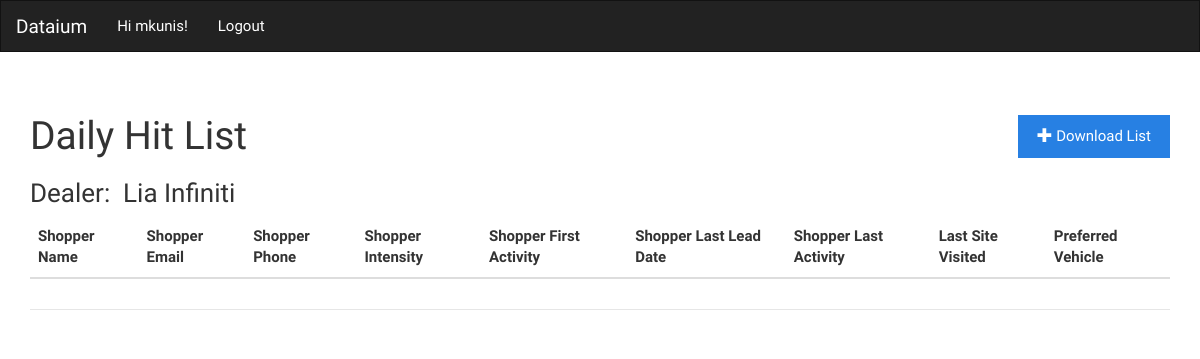
Before: /reports/site/dhl/ (signed in) with the older database file.
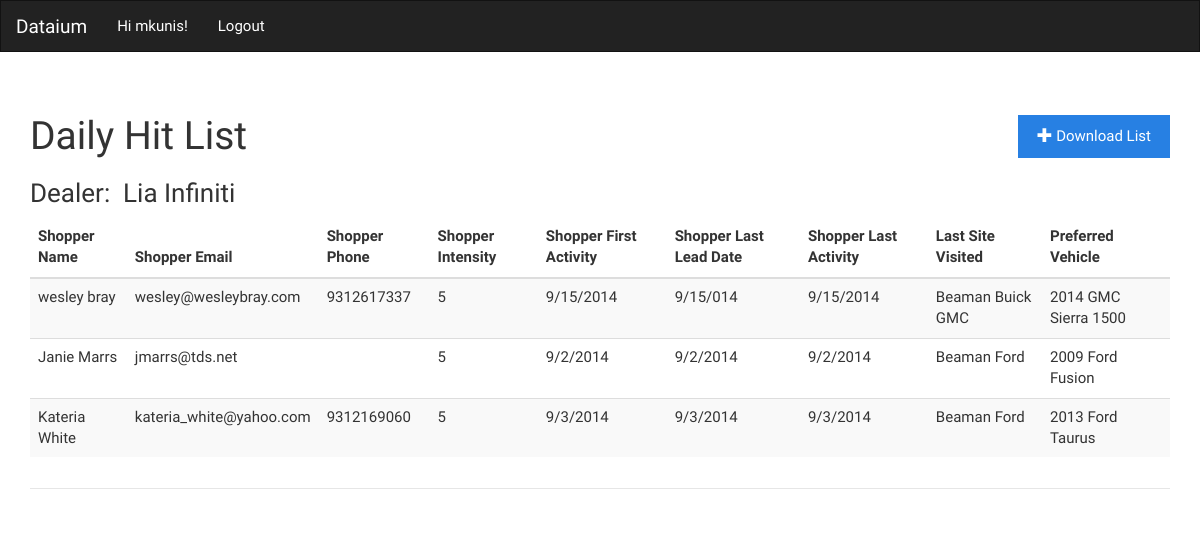
After: the same page with the newer database file.
### reports/models.py (models this page shows, shortened)
class Dealer(models.Model):
   dealername = models.CharField(verbose_name='Dealer Name',max_length=128)
   dealercity = models.CharField(verbose_name='Dealer City',max_length=50)
   dealerstate = models.CharField(verbose_name='Dealer State',max_length=20)
   dealermainwebsite = models.CharField(verbose_name='Dealer Main Site',max_length=50)
   dma = models.ForeignKey(DataiumDMA, related_name='DMA')
   dealerdma = models.CharField(verbose_name='DMA Description',max_length=50)
   dealerlat = models.DecimalField(verbose_name = 'Dealer Latitude',max_digits=10,decimal_places=6,null=True)
   dealerlong = models.DecimalField(verbose_name='Dealer Longitude',max_digits=10,decimal_places=6,null=True)
   dealerinactive = models.CharField(verbose_name='Dealer Inactive',max_length=3,null=True,default='N')
   dealerdeleted = models.CharField(verbose_name='Dealer Deleted',max_length=3,null=True,default='N')
   dealercreatedate = models.DateTimeField(verbose_name='Dealer Created On',auto_now_add=True,null=True)
   dealerupdatedate = models.DateTimeField(verbose_name='Dealer Updated On',auto_now=True,null=True)
   class Meta:
        verbose_name = "Dealer"

class DealerDailyHitList(models.Model):
   dealersite = models.ForeignKey(DealerSite)
   full_name=models.CharField(max_length=100,verbose_name='Shopper Full Name',null=True,blank=True)
   shopper_email=models.CharField(max_length=100,verbose_name='Shopper Email',null=True,blank=True)
   shopper_phone=models.CharField(max_length=20,verbose_name='Shopper Phone',null=True,blank=True)
   shopper_intensity=models.IntegerField(max_length=10,verbose_name='Shopper Intensity',null=True,blank=True)
   shopper_first_activity=models.CharField(max_length=20,verbose_name='Shopper First Activity',null=True,blank=True)
   shopper_last_lead_date=models.CharField(max_length=20,verbose_name='Shopper Last Lead Date',null=True,blank=True)
   shopper_last_activity=models.CharField(max_length=20,verbose_name='Shopper Last Activity Date',null=True,blank=True)
   shopper_last_site = models.CharField(max_length=50,verbose_name='Shopper Last Site Visited',null=True,blank=True)
   shopper_preferred_vehicle = models.CharField(max_length=50,verbose_name='Shopper Preferred Vehicle',null=True,blank=True)
   hitlistinactive = models.CharField(verbose_name='Daily Hit List Inactive',default='N',null=True,max_length=3)
   hitlistdeleted = models.CharField(verbose_name='Daily Hit List Deleted',max_length=3,null=True,default='N')
   hitlistcreatedate = models.DateTimeField(verbose_name='Daily Hit List Created On',auto_now_add=True,null=True)
   hitlistupdatedate = models.DateTimeField(verbose_name='Daily Hit List Updated On',auto_now=True,null=True)
   class Meta:
       verbose_name="Daily Hit List"

### reports/views.py (the view)
@login_required
def user_dhl(request):
    user_id = request.user.id
    try:
        dealeruser = User.objects.get(id=user_id,userprofile__wants_dailyhitlist=True,userprofile__dealer__dealerinactive='N',userprofile__dealer__dealerdeleted='N')
        dhldealer = dealeruser.userprofile.dealer
        dhldealersite = DealerSite.objects.get(dealer = dhldealer)
        dhlleads = DealerDailyHitList.objects.filter(dealersite=dhldealersite)
    except ObjectDoesNotExist:
        print 'User id requested does not exist or is not subscribed to dhl'
        raise Http404
    return render_to_response('userdhl.html',locals(),context_instance=RequestContext(request))

### mothra/templates/userdhl.html
{% extends 'dhlbase.html' %}
{% block dhlleads %}
            {% for row in dhlleads %}
            <tr>
               <td>{{row.full_name}}</td>
               <td>{{row.shopper_email}}</td>
               <td>{{row.shopper_phone}}</td>
               <td>{{row.shopper_intensity}}</td>
               <td>{{row.shopper_first_activity}}</td>
               <td>{{row.shopper_last_lead_date}}</td>
               <td>{{row.shopper_last_activity}}</td>
               <td>{{row.shopper_last_site}}</td>
               <td>{{row.shopper_preferred_vehicle}}</td>
            </tr>
            {% endfor %}
{% endblock %}

### mothra/templates/dhlbase.html (shortened to what this page needs)
{% load staticfiles %}
<!DOCTYPE html>
<html lang="en">
  <head>
  <link rel="stylesheet" type="text/css"
                  href="{% static "bootstrap/css/bootstrap.min.css" %}">
  </head>
  <body>
{% if user.is_authenticated %}
<nav class="navbar navbar-default" role="navigation">
  <div class="container-fluid">
    <div class="navbar-header">
      <a class="navbar-brand" href="#">Dataium</a>
    </div>
    <div class="collapse navbar-collapse" id="bs-example-navbar-collapse-1">
      <ul class="nav navbar-nav">
      <ul class="nav navbar-nav navbar-right">
        <li><a href="#">Hi {{ user.username }}!</a></li>
        <li><a href="{% url 'logout' %}">Logout</a></li>
      </ul>
    </div>
  </div>
</nav>
{% endif %}
    <div class="container">
        <div class="page-header">
          {% if user.is_authenticated %}
            <div class="pull-right btn-group">
<a href="#" class="btn btn-primary"><span class="glyphicon glyphicon-plus"></span> Download List</a>
            </div>
          <h1 id="navbar">Daily Hit List</h1>
          <h3>Dealer:&nbsp;&nbsp;{{dhldealer.dealername}}</h3>
              <table class="table table-striped table-hover ">
  		<thead>
    			<tr>
      				<th>Shopper Name</th>
      				<th>Shopper Email</th>
      				<th>Shopper Phone</th>
                                <th>Shopper Intensity</th>
                                <th>Shopper First Activity</th>
                                <th>Shopper Last Lead Date</th>
                                <th>Shopper Last Activity</th>
                                <th>Last Site Visited</th>
                                <th>Preferred Vehicle</th>
    			</tr>
  		</thead>
  		<tbody>
    			{% block dhlleads %}{% endblock %}
                </tbody>
               </table>
        {% endif %}
        </div>
    </div>
  </body>
</html>

Changed rows visible on the page:
added DealerDailyHitList: full_name "wesley bray", shopper_email "wesley@wesleybray.com", shopper_phone "9312617337", shopper_intensity "5", shopper_first_activity "9/15/2014", shopper_last_lead_date "9/15/014", shopper_last_activity "9/15/2014", shopper_last_site "Beaman Buick GMC", shopper_preferred_vehicle "2014 GMC Sierra 1500"
added DealerDailyHitList: full_name "Janie Marrs", shopper_email "jmarrs@tds.net", shopper_intensity "5", shopper_first_activity "9/2/2014", shopper_last_lead_date "9/2/2014", shopper_last_activity "9/2/2014", shopper_last_site "Beaman Ford", shopper_preferred_vehicle "2009 Ford Fusion"
added DealerDailyHitList: full_name "Kateria White", shopper_email "kateria_white@yahoo.com", shopper_phone "9312169060", shopper_intensity "5", shopper_first_activity "9/3/2014", shopper_last_lead_date "9/3/2014", shopper_last_activity "9/3/2014", shopper_last_site "Beaman Ford", shopper_preferred_vehicle "2013 Ford Taurus"
